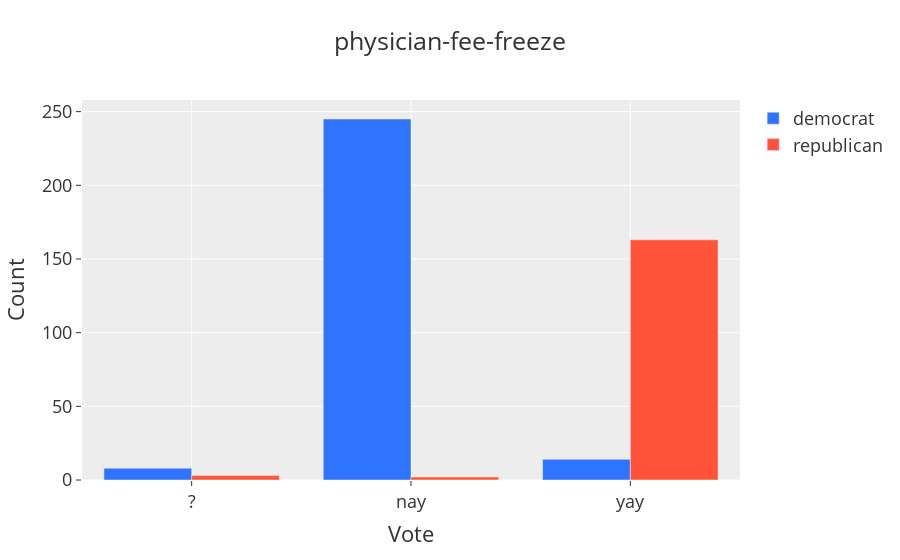

Source (notebook cell):
### Code cell
plot_bar('physician-fee-freeze')

### Figure 1 — Plotly figure (JSON) as saved in the notebook; plotly's stock layout.template omitted (floating-point values rounded to 4 significant figures)
{"data": [{"marker": {"color": "#2F74FE"}, "name": "democrat", "type": "bar", "x": ["?", "nay", "yay"], "y": [8, 245, 14]}, {"marker": {"color": "#FF5439"}, "name": "republican", "type": "bar", "x": ["?", "nay", "yay"], "y": [3, 2, 163]}], "layout": {"autosize": true, "barmode": "group", "font": {"size": 18}, "title": {"text": "physician-fee-freeze"}, "xaxis": {"autorange": true, "range": [-0.5, 2.5], "title": {"text": "Vote"}, "type": "category"}, "yaxis": {"autorange": true, "range": [0, 257.9], "title": {"text": "Count"}, "type": "linear"}}}
